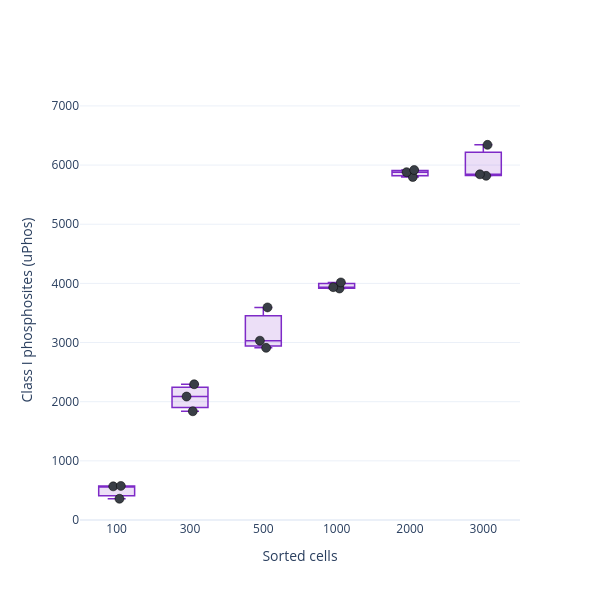

Notebook source saved alongside this figure:
### Markdown cell above
# Supplementary Figure 2c
uPhos Class I phosphosite depth vs sorted-cell number (HeLa). Counterpart to Figure 3a (nanoPhos). Class I, multiplicity collapsed, localization enforced.

### Code cell
# Suppl 2c - uPhos HeLa Class I phosphosite depth vs cell number (box + points, n=3).
# Same hardened counter and styling as Figure 3a, applied to the uPhos arm.
counts_by_cells = {n: list(count_sites_per_sample_ptm_report(hela_uphos[n]).values())
                   for n in HELA_CELL_ORDER if n in hela_uphos}

rows = []
for n in HELA_CELL_ORDER:
    if n not in counts_by_cells:
        continue
    c = counts_by_cells[n]
    rows.append({'cells': n, 'n_reps': len(c), 'median': int(np.median(c)),
                 'mean': int(np.mean(c)),
                 'CV%': round(100 * np.std(c, ddof=1) / np.mean(c), 1) if len(c) > 1 else 0})
print(pd.DataFrame(rows).set_index('cells').to_string())

BOX_COLOR, POINT_COLOR = '#7E2AC7', '#393E46'     # violet box to distinguish from nanoPhos (3a)
order = [n for n in HELA_CELL_ORDER if n in counts_by_cells]
fig = go.Figure()
for n in order:
    ys = counts_by_cells[n]
    fig.add_trace(go.Box(
        y=ys, x=[str(n)] * len(ys), name=str(n),
        boxpoints='all', jitter=0.3, pointpos=0,
        marker=dict(size=9, color=POINT_COLOR, line=dict(width=0.5, color='black')),
        line=dict(color=BOX_COLOR, width=1.5), fillcolor=_hex_to_rgba(BOX_COLOR, 0.15),
        showlegend=False,
    ))
fig.update_layout(template='plotly_white', width=600, height=600, showlegend=False,
                  xaxis_title='Sorted cells', yaxis_title='Class I phosphosites (uPhos)')
fig.update_xaxes(categoryorder='array', categoryarray=[str(n) for n in order])
fig.update_yaxes(range = [0, 7100])
fig.show()
fig.write_image(r'D:\Projects\nanoPhos\figures_upd\figure3\suppl_figure2c.pdf', width=600, height=600)

### Figure 1 — Plotly figure (JSON) as saved in the notebook; plotly's stock layout.template omitted (floating-point values rounded to 4 significant figures)
{"data": [{"boxpoints": "all", "fillcolor": "rgba(126, 42, 199, 0.15)", "jitter": 0.3, "line": {"color": "#7E2AC7", "width": 1.5}, "marker": {"color": "#393E46", "line": {"color": "black", "width": 0.5}, "size": 9}, "name": "100", "pointpos": 0, "showlegend": false, "type": "box", "x": ["100", "100", "100"], "y": [569, 359, 576]}, {"boxpoints": "all", "fillcolor": "rgba(126, 42, 199, 0.15)", "jitter": 0.3, "line": {"color": "#7E2AC7", "width": 1.5}, "marker": {"color": "#393E46", "line": {"color": "black", "width": 0.5}, "size": 9}, "name": "300", "pointpos": 0, "showlegend": false, "type": "box", "x": ["300", "300", "300"], "y": [2295, 1838, 2087]}, {"boxpoints": "all", "fillcolor": "rgba(126, 42, 199, 0.15)", "jitter": 0.3, "line": {"color": "#7E2AC7", "width": 1.5}, "marker": {"color": "#393E46", "line": {"color": "black", "width": 0.5}, "size": 9}, "name": "500", "pointpos": 0, "showlegend": false, "type": "box", "x": ["500", "500", "500"], "y": [3594, 3031, 2910]}, {"boxpoints": "all", "fillcolor": "rgba(126, 42, 199, 0.15)", "jitter": 0.3, "line": {"color": "#7E2AC7", "width": 1.5}, "marker": {"color": "#393E46", "line": {"color": "black", "width": 0.5}, "size": 9}, "name": "1000", "pointpos": 0, "showlegend": false, "type": "box", "x": ["1000", "1000", "1000"], "y": [3913, 3936, 4016]}, {"boxpoints": "all", "fillcolor": "rgba(126, 42, 199, 0.15)", "jitter": 0.3, "line": {"color": "#7E2AC7", "width": 1.5}, "marker": {"color": "#393E46", "line": {"color": "black", "width": 0.5}, "size": 9}, "name": "2000", "pointpos": 0, "showlegend": false, "type": "box", "x": ["2000", "2000", "2000"], "y": [5798, 5880, 5917]}, {"boxpoints": "all", "fillcolor": "rgba(126, 42, 199, 0.15)", "jitter": 0.3, "line": {"color": "#7E2AC7", "width": 1.5}, "marker": {"color": "#393E46", "line": {"color": "black", "width": 0.5}, "size": 9}, "name": "3000", "pointpos": 0, "showlegend": false, "type": "box", "x": ["3000", "3000", "3000"], "y": [5818, 5844, 6342]}], "layout": {"height": 600, "showlegend": false, "width": 600, "xaxis": {"categoryarray": ["100", "300", "500", "1000", "2000", "3000"], "categoryorder": "array", "title": {"text": "Sorted cells"}}, "yaxis": {"range": [0, 7100], "title": {"text": "Class I phosphosites (uPhos)"}}}}
